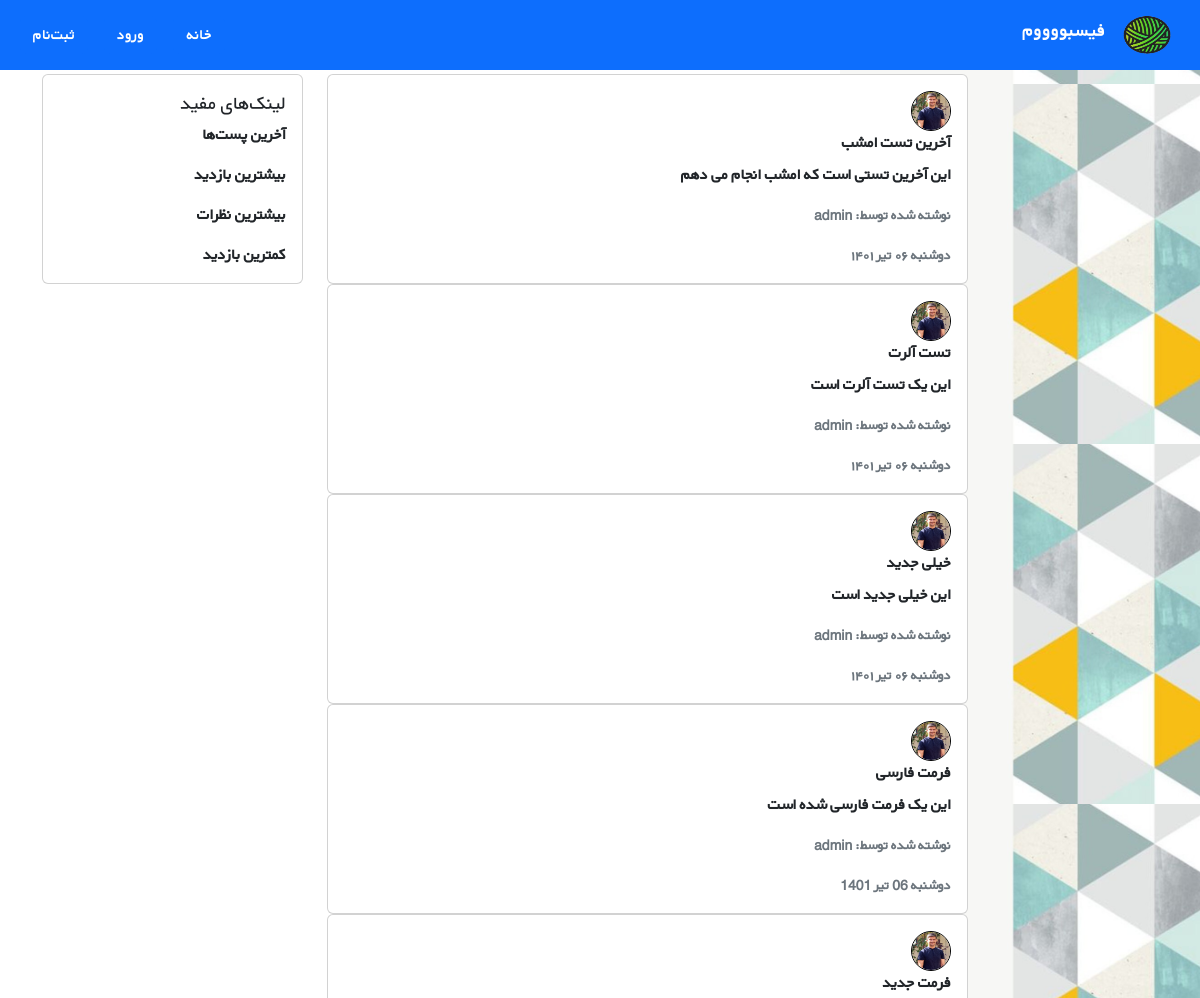
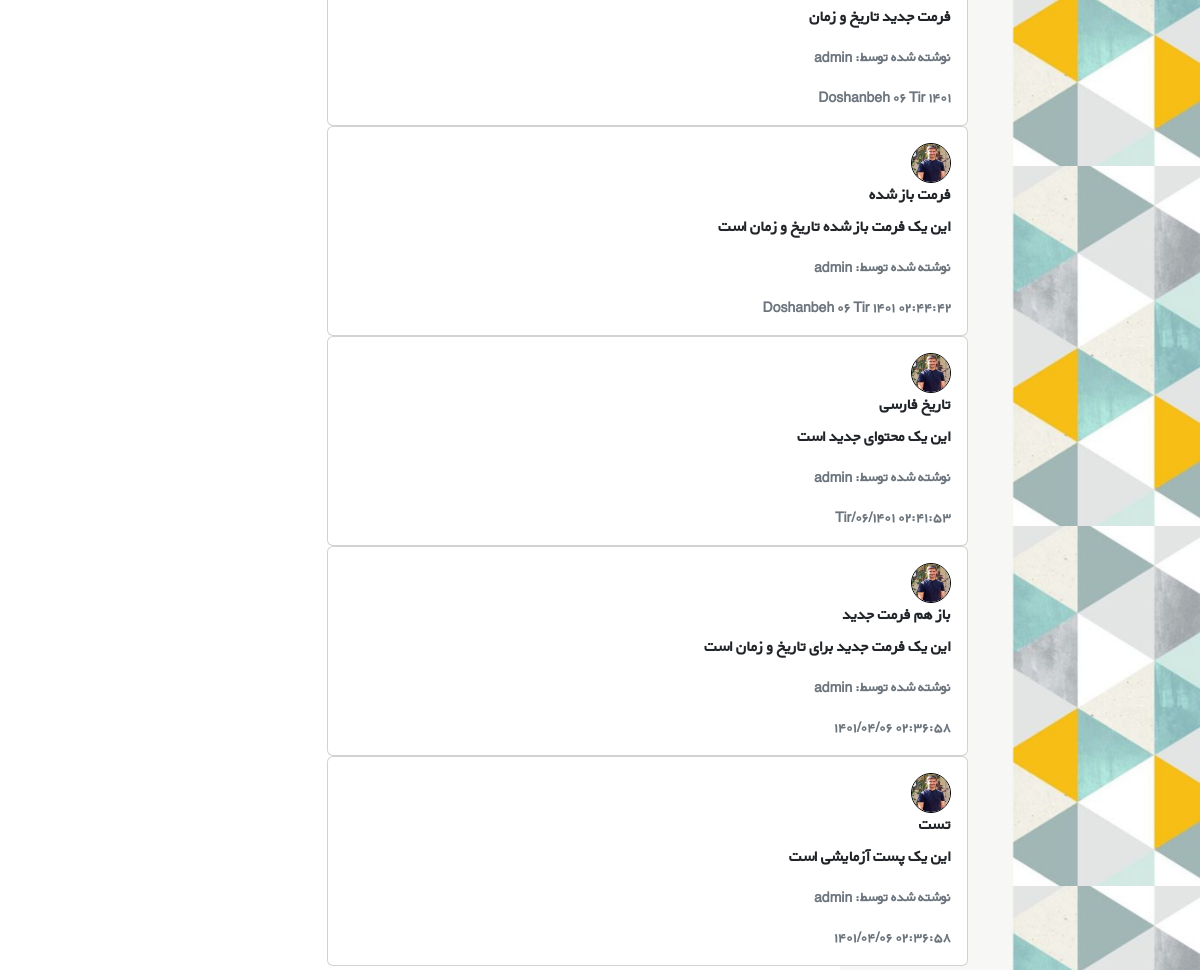
The page / on the database its author committed (2 pictures, top to bottom).
### app.py (models this page shows, shortened)
class Post(db.Model):
    id = db.Column(db.Integer, primary_key=True)
    title = db.Column(db.String(100), nullable=False)
    content = db.Column(db.Text, nullable=False)
    date = db.Column(db.DateTime, nullable=False, default=datetime.utcnow)
    date_posted = db.Column(db.String, nullable=False, default=digits.en_to_fa(str(JalaliDate.today().strftime('%A %d %B %Y'))))
    user_id = db.Column(db.Integer, db.ForeignKey('user.id'), nullable=False)

class User(db.Model, UserMixin):
    id = db.Column(db.Integer, primary_key=True)
    username = db.Column(db.String(20), unique=True, nullable=False)
    email = db.Column(db.String(120), unique=True, nullable=False)
    image_file = db.Column(db.String(20), nullable=False, default='default.jpg')
    password = db.Column(db.String(60), nullable=False)
    posts = db.relationship('Post', backref='author', lazy=True)
    def __repr__(self):
        return f"{self.username}"

### app.py (the view)
@app.route('/')
def index():
    posts = Post.query.order_by(Post.date.desc()).all()
    content = {'posts': posts, 'title': 'خانه'}
    return render_template('index.html', content = content)

### templates/index.html (shortened to what this page needs)
{% extends 'layout.html' %}
{% block maincontent %}
      <div class="row">
        <div class="col-md-2"></div>
        <div class="col-md-7">
          {% for post in content.posts %}
            <div class="card">
              <div class="card-body">
                <img class="imgprofile" src="/static/images/me.jpg" alt="profilePic" width="40px" height="40px"></img>
                <p class="card-title">{{ post.title }}</p>
                <p class="card-text">{{ post.content }}</p>
                <p class="card-text"><small class="text-muted">نوشته شده توسط: {{ post.author }} </small></p>
                <p class="card-text"><small class="text-muted">{{ post.date_posted }}</small></p>
              </div>
            </div>
          {% endfor %}
        </div>
{% endblock %}

### templates/layout.html (shortened to what this page needs)
<!Doctype html>
<html>
  <head>
    <link href="https://cdn.jsdelivr.net/npm/bootstrap@5.2.0-beta1/dist/css/bootstrap.min.css" rel="stylesheet">
    <link rel="stylesheet" type="text/css" href="../static/style.css">
  </head>
  <body>
    <nav class="navbar navbar-dark sticky-top bg-primary navbar-expand-lg">
      <div class="container-fluid">
        <img src="static/images/favicon.png" alt="logo" class="navbar-brand">
        <a class="navbar-brand" href="{{ url_for('index') }}">فیسبووووم</a>
        <div class="collapse navbar-collapse" id="navbarSupportedContent">
          <ul class="navbar-nav me-auto mb-2 mb-lg-0">
            <li class="nav-item">
              <a class="nav-link active" aria-current="page" href="{{url_for('index')}}"><button class="btn btn-primary">خانه</button></a>
            </li>
        {% if current_user.is_authenticated %}
            <li class="nav-item">
                <a class="nav-link" href="{{url_for('new_post')}}"><button class="btn btn-primary">+</button></a>
            </li>
            <li class="nav-item">
              <a class="nav-link" href="{{url_for('logout')}}"><button class="btn btn-primary">خروج</button></a>
            </li>
        {% else %}
            <li class="nav-item">
              <a class="nav-link" href="{{url_for('login')}}"><button class="btn btn-primary">ورود</button></a>
            </li>
            <li class="nav-item">
              <a class="nav-link" href="{{url_for('signup')}}"><button class="btn btn-primary">ثبت‌نام</button></a>
            </li>
        {% endif %}
          </ul>
        </div>
      </div>
    </nav>
    <div class="container my-1 maincontent">
{% block maincontent %}
{% endblock %}
<div class="col-md-3 sidebar">
    <div class="card">
      <div class="card-body">
        <h5 class="card-title">لینک‌های مفید</h5>
        <p class="card-text">آخرین پست‌ها</p>
        <p class="card-text">بیشترین بازدید </p>
        <p class="card-text">بیشترین نظرات </p>
        <p class="card-text">کمترین بازدید </p>
      </div>
    </div>
  </div>
</div>
</div>
</body>
</html>

### static/style.css (style rules this page uses)
* { margin: 0; padding: 0; box-sizing: border-box; }
body { background-image: url('images/bg2.jpg'); background-size: 30%; background-repeat: repeat-y; background-position: right; font-family: 'Yekan-Bold', 'Lalezar'; direction: rtl; }
.maincontent { font-family: 'Yekan'; font-weight: 900; font-size: 1em; }
.imgprofile { border: 1px solid #000; border-radius: 50%; display: inline; }
.navbar-brand { width: 50px; height: 50px; border-radius: 50%; }
a { text-decoration: none; }

### rows shown on the page
Post: title "آخرین تست امشب", content "این آخرین تستی است که امشب انجام می دهم", author "admin", date_posted "دوشنبه ۰۶ تیر ۱۴۰۱"
Post: title "تست آلرت", content "این یک تست آلرت است", author "admin", date_posted "دوشنبه ۰۶ تیر ۱۴۰۱"
Post: title "خیلی جدید", content "این خیلی جدید است", author "admin", date_posted "دوشنبه ۰۶ تیر ۱۴۰۱"
Post: title "فرمت فارسی", content "این یک فرمت فارسی شده است", author "admin", date_posted "دوشنبه 06 تیر 1401"
Post: title "فرمت جدید", content "فرمت جدید تاریخ و زمان", author "admin", date_posted "Doshanbeh ۰۶ Tir ۱۴۰۱"
Post: title "فرمت باز شده", content "این یک فرمت باز شده تاریخ و زمان است", author "admin", date_posted "۰۲:۴۴:۴۲ Doshanbeh ۰۶ Tir ۱۴۰۱"
Post: title "تاریخ فارسی", content "این یک محتوای جدید است", author "admin", date_posted "۰۲:۴۱:۵۳ ۱۴۰۱/Tir/۰۶"
Post: title "باز هم فرمت جدید", content "این یک فرمت جدید برای تاریخ و زمان است", author "admin", date_posted "۰۲:۳۶:۵۸ ۱۴۰۱/۰۴/۰۶"
Post: title "تست", content "این یک پست آزمایشی است", author "admin", date_posted "۰۲:۳۶:۵۸ ۱۴۰۱/۰۴/۰۶"
